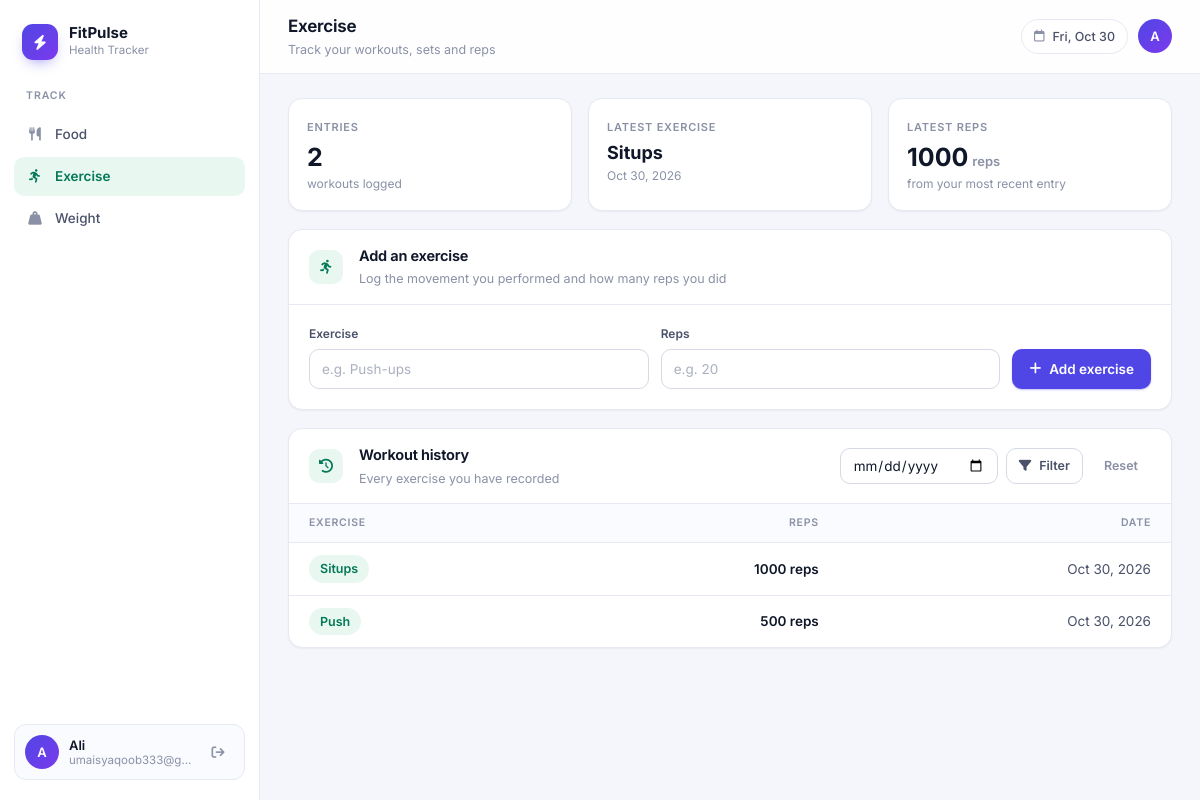
The page /excercise-form/ (signed in) on the database its author committed.
### health/models.py (models this page shows, shortened)
class Excercise(models.Model):
    excercise = models.CharField(max_length=100)
    reps = models.IntegerField()
    date_today = models.DateField(default=timezone.now)
    user_refrence = models.ForeignKey(User, on_delete=models.CASCADE)

### fitness/views.py (the view)
# urls.py: path('excercise-form/', views.excercise_form, name='excercise_form'),
@login_required(login_url='user_login_form')
def excercise_form(request):
    context = {}
    excercise_instance_raw = Excercise.objects.filter(user_refrence=request.user).order_by("-id")
    context['excercise_instance_raw'] = excercise_instance_raw
    try:
        if request.method == 'POST':
            date = request.POST.get('date')
            excercise_instance_raw = Excercise.objects.filter(date_today=date, user_refrence=request.user)
            context['excercise_instance_raw'] = excercise_instance_raw
    except:
        excercise_instance_raw = Excercise.objects.filter(user_refrence=request.user).order_by("-id")
        context['excercise_instance_raw'] = excercise_instance_raw
    return render(request, 'health/templates/excercise.html', context)

### health/templates/excercise.html (shortened to what this page needs)
{% extends "base.html" %}
{% block body_class %}theme-exercise{% endblock %}
{% block page_subtitle %}Track your workouts, sets and reps{% endblock %}
{% block content %}
    <section class="stat-grid">
        <div class="stat">
            <span class="stat-label">Entries</span>
            <strong class="stat-value">{{ excercise_instance_raw|length }}</strong>
            <span class="stat-hint">workouts logged</span>
        </div>
        <div class="stat">
            <span class="stat-label">Latest exercise</span>
            <strong class="stat-value sm">{{ excercise_instance_raw.0.excercise|default:"No entries yet" }}</strong>
            <span class="stat-hint">{{ excercise_instance_raw.0.date_today|date:"M j, Y"|default:"Add your first workout" }}</span>
        </div>
        <div class="stat">
            <span class="stat-label">Latest reps</span>
            {% if excercise_instance_raw %}
            <strong class="stat-value">{{ excercise_instance_raw.0.reps }}<small>reps</small></strong>
            {% else %}
            <strong class="stat-value">—<small>reps</small></strong>
            {% endif %}
            <span class="stat-hint">from your most recent entry</span>
        </div>
    </section>
    <section class="card">
        <div class="card-head">
            <div class="head-icon"><i class="fa-solid fa-person-running"></i></div>
            <div>
                <h2>Add an exercise</h2>
                <p>Log the movement you performed and how many reps you did</p>
            </div>
        </div>
        <div class="card-body">
            <form action="{% url 'excercise' %}" method="post" class="entry-form" id="exersize-form">
                <div class="field">
                    <label for="exersize">Exercise</label>
                    <input type="text" name="excercise" class="input" id="exersize" placeholder="e.g. Push-ups" required>
                </div>
                <div class="field">
                    <label for="reps">Reps</label>
                    <input type="number" name="reps" class="input" id="reps" placeholder="e.g. 20" min="0" required>
                </div>
                <button type="submit" class="btn btn-primary"><i class="fa-solid fa-plus"></i> Add exercise</button>
            </form>
        </div>
    </section>
    <section class="card">
        <div class="card-head">
            <div class="head-icon"><i class="fa-solid fa-clock-rotate-left"></i></div>
            <div>
                <h2>Workout history</h2>
                <p>Every exercise you have recorded</p>
            </div>
            <form action="{% url 'excercise_form' %}" method="post" class="filter-form">
                <input type="date" name="date" class="input" aria-label="Filter by date">
                <button type="submit" class="btn btn-ghost btn-sm"><i class="fa-solid fa-filter"></i> Filter</button>
                <a href="{% url 'excercise_form' %}" class="btn btn-quiet btn-sm">Reset</a>
            </form>
        </div>
        <div class="table-wrap">
            <table class="table">
                <thead>
                    <tr>
                        <th>Exercise</th>
                        <th class="num">Reps</th>
                        <th class="num">Date</th>
                    </tr>
                </thead>
                <tbody>
                    {% for excercise in excercise_instance_raw %}
                    <tr>
                        <td><span class="chip">{{ excercise.excercise }}</span></td>
                        <td class="num strong">{{ excercise.reps }} reps</td>
                        <td class="num">{{ excercise.date_today|date:"M j, Y" }}</td>
                    </tr>
                    {% endfor %}
                </tbody>
            </table>
        </div>
    </section>
{% endblock %}

### health/templates/base.html (shortened to what this page needs)
{% url 'food_form' as food_url %}
{% url 'excercise_form' as exercise_url %}
{% url 'weight_form' as weight_url %}
<!DOCTYPE html>
<html lang="en">
<head>
    <link rel="stylesheet" href="https://cdnjs.cloudflare.com/ajax/libs/font-awesome/6.5.2/css/all.min.css">
</head>
<body class="{% block body_class %}{% endblock %}">
<div class="app">
    <aside class="sidebar" id="sidebar">
        <div class="brand">
            <div class="brand-mark"><i class="fa-solid fa-bolt"></i></div>
            <div>
                <span class="brand-name">FitPulse</span>
                <span class="brand-sub">Health Tracker</span>
            </div>
        </div>
        <nav class="nav">
            <span class="nav-label">Track</span>
            <a href="{{ food_url }}" class="nav-link{% if request.path == food_url %} is-active{% endif %}">
                <i class="fa-solid fa-utensils"></i><span>Food</span>
            </a>
            <a href="{{ exercise_url }}" class="nav-link{% if request.path == exercise_url %} is-active{% endif %}">
                <i class="fa-solid fa-person-running"></i><span>Exercise</span>
            </a>
            <a href="{{ weight_url }}" class="nav-link{% if request.path == weight_url %} is-active{% endif %}">
                <i class="fa-solid fa-weight-hanging"></i><span>Weight</span>
            </a>
        </nav>
        <div class="sidebar-foot">
            <div class="user-card">
                <div class="avatar">{{ user.username|first|upper }}</div>
                <div class="user-meta">
                    <strong>{{ user.username }}</strong>
                    <span>{{ user.email|default:"Member account" }}</span>
                </div>
                <a href="{% url 'user_logout' %}" class="icon-btn" title="Log out" aria-label="Log out">
                    <i class="fa-solid fa-arrow-right-from-bracket"></i>
                </a>
            </div>
        </div>
    </aside>
    <div class="app-main">
        <header class="topbar">
            <div>
                <h1>{% include "health/templates/partials/page_name.html" %}</h1>
                <p>{% block page_subtitle %}{% endblock %}</p>
            </div>
            <div class="topbar-right">
                <span class="date-chip"><i class="fa-regular fa-calendar"></i>{% now "D, M j" %}</span>
                <div class="avatar">{{ user.username|first|upper }}</div>
            </div>
        </header>
        <main class="content">
            {% block content %}{% endblock %}
        </main>
    </div>
</div>
</body>
</html>

### rows shown on the page
Excercise: excercise "Situps", date_today "Oct 30, 2026", reps "1000"
Excercise: excercise "Push", reps "500", date_today "Oct 30, 2026"

### other values the page prints
{{ user.username|first|upper }} "A"
{{ user.username }} "Ali"
{{ user.email|default:"Member account" }} "umaisyaqoob333@g…"
{{ excercise_instance_raw|length }} "2"
